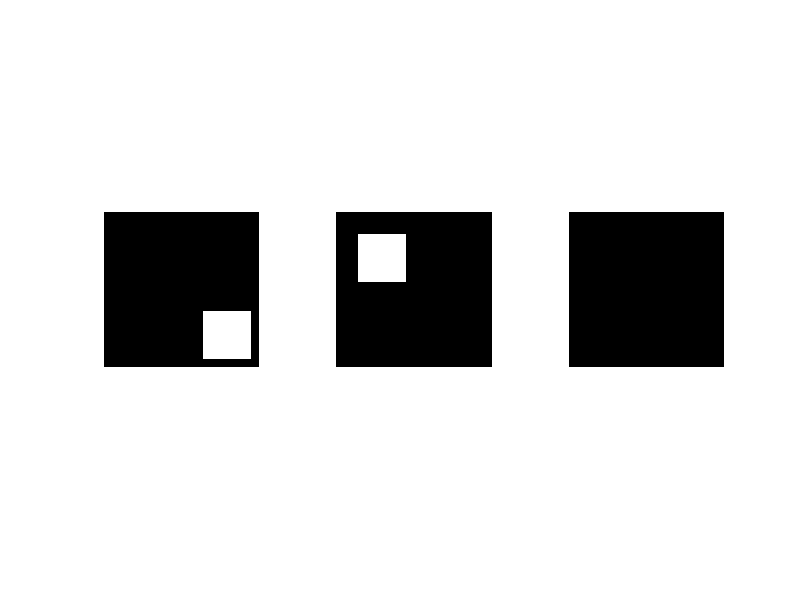

Here is the MATLAB script that generated this plot:
%% Aufgabe 2.1d
% Größen definieren
imgSize = [100,100];
squareSize = [30,30];

%translationsshift
t_shift = [30,30];

% leeres Bild mit obigen Dimensionen erstellen
newImg = zeros(imgSize);

% Grenzen des weißen Fensters ermitteln 
rowStart = 35;
rowEnd = 65;

colStart = 35;
colEnd = 65;

% Festerbereich im Bild auf 1 (weiß) setzen
newImg(rowStart + t_shift(1,1):rowEnd + t_shift(1,1), colStart + t_shift(1,2):colEnd+ t_shift(1,2)) = 1;

% Fast Fourier transformation
img_fft = fft2(newImg);

% fftshift anwenden
img_fft_shifted = fftshift(newImg);

% amplitudenbild
ampl = abs(img_fft_shifted);

% phasenbild
phase = angle(img_fft_shifted);

% Bilder anzeigen;
figure;
subplot(1,3,1);
% Originalbild
imshow(newImg);

subplot(1,3,2);
% Log-Amplitudenbild
imshow(mat2gray(log(ampl+1)));

subplot(1,3,3);
% Phasenbild
imshow(mat2gray(phase));
